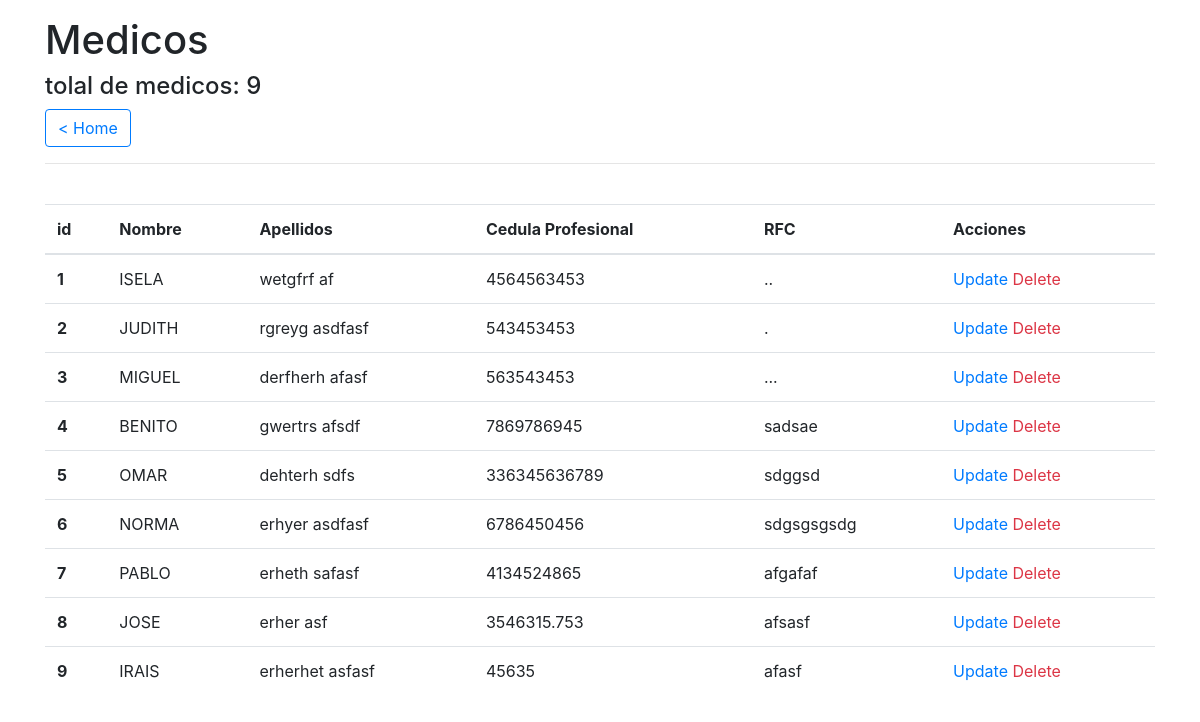
The app's page /medicos with its own data.
### app.py (models this page shows)
class Medico(db.Model):
    __tablename__ = 'medicos'
    id = db.Column(db.Integer, primary_key=True, autoincrement=True)
    ced_profesional = db.Column(db.String(12), unique = True, nullable = False)
    nombre = db.Column(db.String(80), nullable = False)
    apellido_paterno = db.Column(db.String(80), nullable = False)
    apellido_materno = db.Column(db.String(80), nullable = False)
    receta = db.relationship('Receta')
    rfc = db.Column(db.String(30), unique = True)

### app.py (the view)
@app.route('/medicos')
def all_doctors():
    doctors = Medico.query.all()
    size = len(doctors)
    return render_template('all_doctors.html', doctors = doctors, size = size)

### templates/all_doctors.html
{% extends 'base.html' %}
{% block container %}
<h1 class="mt-3">Medicos</h1>
<h4>tolal de medicos: {{ size }}</h4>
<a class="btn btn-outline-primary" href="{{ url_for('home') }}"> < Home</a>
<hr />
<br>
<table class="table table-hover box">
    <thead>
        <tr>
            <th scope="col">id</th>
            <th scope="col">Nombre</th>
            <th scope="col">Apellidos</th>
            <th scope="col">Cedula Profesional</th>
            <th scope="col">RFC</th>
            <th scope="col">Acciones</th>
        </tr>
    </thead>
    <tbody>
        {% for doctor in doctors %}
        <tr class="box" >
           <th scope="row">{{ doctor.id }}</th>
           <td> {{ doctor.nombre }} </td>
           <td> {{ doctor.apellido_paterno }} {{ doctor.apellido_materno }}</td>
           <td> {{ doctor.ced_profesional }} </td>
           <td> {{ doctor.rfc }} </td>
           <td>
               <a href="">Update</a>
               <a class="text-danger" href="{{ url_for('delete_doctor', id = doctor.id) }}">Delete</a>
           </td>
        </tr>
        {% endfor %}
    </tbody>
</table>
{% endblock %}

### static/css/main.css (style rules this page uses)
.box { transition: box-shadow .3s; }

### records on screen
Medico: id "1", nombre "ISELA", apellido_paterno "wetgfrf", apellido_materno "af", ced_profesional "4564563453", rfc ".."
Medico: id "2", nombre "JUDITH", apellido_paterno "rgreyg", apellido_materno "asdfasf", ced_profesional "543453453", rfc "."
Medico: id "3", nombre "MIGUEL", apellido_paterno "derfherh", apellido_materno "afasf", ced_profesional "563543453", rfc "..."
Medico: id "4", nombre "BENITO", apellido_paterno "gwertrs", apellido_materno "afsdf", ced_profesional "7869786945", rfc "sadsae"
Medico: id "5", nombre "OMAR", apellido_paterno "dehterh", apellido_materno "sdfs", ced_profesional "336345636789", rfc "sdggsd"
Medico: id "6", nombre "NORMA", apellido_paterno "erhyer", apellido_materno "asdfasf", ced_profesional "6786450456", rfc "sdgsgsgsdg"
Medico: id "7", nombre "PABLO", apellido_paterno "erheth", apellido_materno "safasf", ced_profesional "4134524865", rfc "afgafaf"
Medico: id "8", nombre "JOSE", apellido_paterno "erher", apellido_materno "asf", ced_profesional "3546315.753", rfc "afsasf"
Medico: id "9", nombre "IRAIS", apellido_paterno "erherhet", apellido_materno "asfasf", ced_profesional "45635", rfc "afasf"

### other values on screen
{{ size }} "9"
